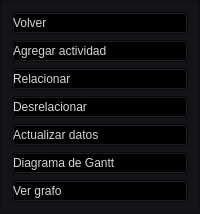
    <widget class="QFrame" name="menu_lateral">
     <property name="styleSheet">
      <string notr="true">background-color: rgb(18,20,24);</string>
     </property>
     <property name="frameShape">
      <enum>QFrame::StyledPanel</enum>
     </property>
     <property name="frameShadow">
      <enum>QFrame::Raised</enum>
     </property>
     <layout class="QVBoxLayout" name="verticalLayout">
      <item>
       <widget class="QPushButton" name="volverbtn">
        <property name="styleSheet">
         <string notr="true">
QPushButton{
color: rgb(213, 213, 213);
font: 75 12pt &quot;Verdana&quot;;
text-align: left;
background-color: rgba(0, 0, 0, 0);
}

QPushButton:hover{
background-color: rgba(10, 10, 10, 120);
color: rgb(213, 213, 213);
font: 75 12pt &quot;Verdana&quot;;
border-radius: 15px;
}</string>
        </property>
        <property name="text">
         <string>Volver</string>
        </property>
        <property name="icon">
         <iconset>
          <normaloff>../../../../Downloads/previous.png</normaloff>../../../../Downloads/previous.png</iconset>
        </property>
        <property name="iconSize">
         <size>
          <width>30</width>
          <height>30</height>
         </size>
        </property>
       </widget>
      </item>
      <item>
       <widget class="QPushButton" name="agregarActiBtn">
        <property name="styleSheet">
         <string notr="true">
QPushButton{
color: rgb(213, 213, 213);
font: 75 12pt &quot;Verdana&quot;;
text-align: left;
background-color: rgba(0, 0, 0, 0);
}

QPushButton:hover{
background-color: rgba(10, 10, 10, 120);
color: rgb(213, 213, 213);
font: 75 12pt &quot;Verdana&quot;;
border-radius: 15px;
}</string>
        </property>
        <property name="text">
         <string>Agregar actividad</string>
        </property>
        <property name="icon">
         <iconset>
          <normaloff>../../../../Downloads/share (1).png</normaloff>../../../../Downloads/share (1).png</iconset>
        </property>
        <property name="iconSize">
         <size>
          <width>30</width>
          <height>30</height>
         </size>
        </property>
       </widget>
      </item>
      <item>
       <widget class="QPushButton" name="relacionarbtn">
        <property name="styleSheet">
         <string notr="true">
QPushButton{
color: rgb(213, 213, 213);
font: 75 12pt &quot;Verdana&quot;;
text-align: left;
background-color: rgba(0, 0, 0, 0);
}

QPushButton:hover{
background-color: rgba(10, 10, 10, 120);
color: rgb(213, 213, 213);
font: 75 12pt &quot;Verdana&quot;;
border-radius: 15px;
}</string>
        </property>
        <property name="text">
         <string>Relacionar</string>
        </property>
        <property name="icon">
         <iconset>
          <normaloff>../../../../Downloads/share (5).png</normaloff>../../../../Downloads/share (5).png</iconset>
        </property>
        <property name="iconSize">
         <size>
          <width>30</width>
          <height>30</height>
         </size>
        </property>
       </widget>
      </item>
      <item>
       <widget class="QPushButton" name="desrelacionarP">
        <property name="styleSheet">
         <string notr="true">
QPushButton{
color: rgb(213, 213, 213);
font: 75 12pt &quot;Verdana&quot;;
text-align: left;
background-color: rgba(0, 0, 0, 0);
}

QPushButton:hover{
background-color: rgba(10, 10, 10, 120);
color: rgb(213, 213, 213);
font: 75 12pt &quot;Verdana&quot;;
border-radius: 15px;
}</string>
        </property>
        <property name="text">
         <string>Desrelacionar</string>
        </property>
        <property name="icon">
         <iconset>
          <normaloff>../../../../Downloads/broken-heart.png</normaloff>../../../../Downloads/broken-heart.png</iconset>
        </property>
        <property name="iconSize">
         <size>
          <width>30</width>
          <height>30</height>
         </size>
        </property>
       </widget>
      </item>
      <item>
       <widget class="QPushButton" name="actualizarbtn_2">
        <property name="styleSheet">
         <string notr="true">
QPushButton{
color: rgb(213, 213, 213);
font: 75 12pt &quot;Verdana&quot;;
text-align: left;
background-color: rgba(0, 0, 0, 0);
}

QPushButton:hover{
background-color: rgba(10, 10, 10, 120);
color: rgb(213, 213, 213);
font: 75 12pt &quot;Verdana&quot;;
border-radius: 15px;
}</string>
        </property>
        <property name="text">
         <string>Actualizar datos</string>
        </property>
        <property name="icon">
         <iconset>
          <normaloff>../../../../Downloads/share (2).png</normaloff>../../../../Downloads/share (2).png</iconset>
        </property>
        <property name="iconSize">
         <size>
          <width>30</width>
          <height>30</height>
         </size>
        </property>
       </widget>
      </item>
      <item>
       <widget class="QPushButton" name="diagramabtn">
        <property name="styleSheet">
         <string notr="true">
QPushButton{
color: rgb(213, 213, 213);
font: 75 12pt &quot;Verdana&quot;;
text-align: left;
background-color: rgba(0, 0, 0, 0);
}

QPushButton:hover{
background-color: rgba(10, 10, 10, 120);
color: rgb(213, 213, 213);
font: 75 12pt &quot;Verdana&quot;;
border-radius: 15px;
}</string>
        </property>
        <property name="text">
         <string>Diagrama de Gantt</string>
        </property>
        <property name="icon">
         <iconset>
          <normaloff>../../../../Downloads/workflow.png</normaloff>../../../../Downloads/workflow.png</iconset>
        </property>
        <property name="iconSize">
         <size>
          <width>30</width>
          <height>30</height>
         </size>
        </property>
       </widget>
      </item>
      <item>
       <widget class="QPushButton" name="grafobtn">
        <property name="layoutDirection">
         <enum>Qt::LeftToRight</enum>
        </property>
        <property name="styleSheet">
         <string notr="true">
QPushButton{
color: rgb(213, 213, 213);
font: 75 12pt &quot;Verdana&quot;;
text-align: left;
background-color: rgba(0, 0, 0, 0);
}

QPushButton:hover{
background-color: rgba(10, 10, 10, 120);
color: rgb(213, 213, 213);
font: 75 12pt &quot;Verdana&quot;;
border-radius: 15px;
}</string>
        </property>
        <property name="text">
         <string>Ver grafo</string>
        </property>
        <property name="icon">
         <iconset>
          <normaloff>../../../../Downloads/data.png</normaloff>../../../../Downloads/data.png</iconset>
        </property>
        <property name="iconSize">
         <size>
          <width>30</width>
          <height>30</height>
         </size>
        </property>
        <property name="checkable">
         <bool>false</bool>
        </property>
       </widget>
      </item>
     </layout>
    </widget>
